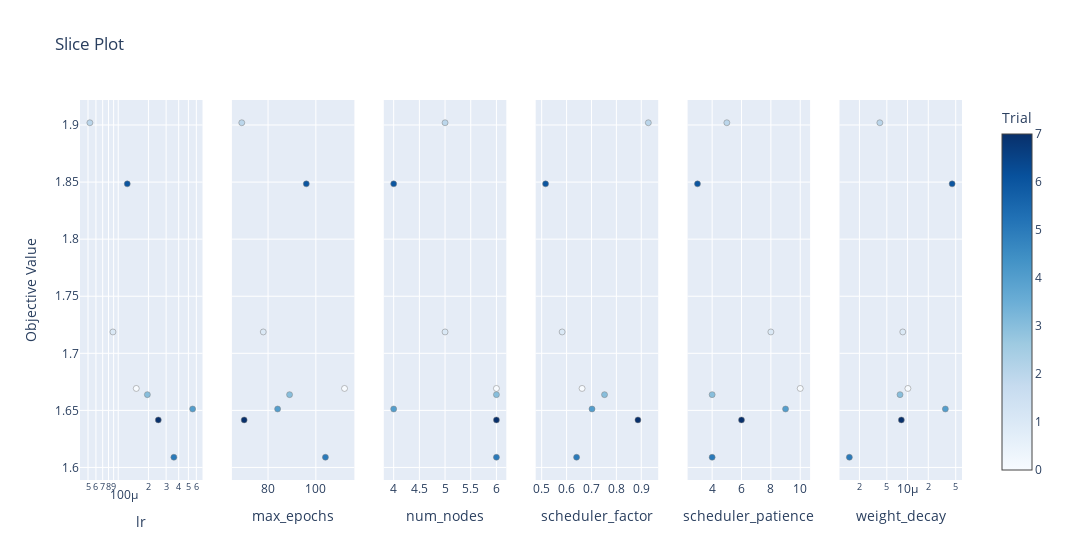

This figure's notebook cell:
### Code cell
optuna.visualization.plot_slice(study)

### Figure 1 — Plotly figure (JSON) as saved in the notebook; plotly's stock layout.template omitted (floating-point values rounded to 4 significant figures)
{"data": [{"marker": {"color": [0, 1, 2, 3, 4, 5, 6, 7], "colorbar": {"title": {"text": "Trial"}, "x": 1, "xpad": 40}, "colorscale": [[0, "rgb(247,251,255)"], [0.125, "rgb(222,235,247)"], [0.25, "rgb(198,219,239)"], [0.375, "rgb(158,202,225)"], [0.5, "rgb(107,174,214)"], [0.625, "rgb(66,146,198)"], [0.75, "rgb(33,113,181)"], [0.875, "rgb(8,81,156)"], [1, "rgb(8,48,107)"]], "line": {"color": "Grey", "width": 0.5}, "showscale": true}, "mode": "markers", "name": "Feasible Trial", "showlegend": false, "type": "scatter", "x": [0.0001513, 8.859e-05, 5.22e-05, 0.0001951, 0.0005508, 0.0003582, 0.000123, 0.0002506], "xaxis": "x", "y": [1.669, 1.719, 1.902, 1.664, 1.651, 1.609, 1.848, 1.642], "yaxis": "y"}, {"marker": {"color": [0, 1, 2, 3, 4, 5, 6, 7], "colorbar": {"title": {"text": "Trial"}, "x": 1, "xpad": 40}, "colorscale": [[0, "rgb(247,251,255)"], [0.125, "rgb(222,235,247)"], [0.25, "rgb(198,219,239)"], [0.375, "rgb(158,202,225)"], [0.5, "rgb(107,174,214)"], [0.625, "rgb(66,146,198)"], [0.75, "rgb(33,113,181)"], [0.875, "rgb(8,81,156)"], [1, "rgb(8,48,107)"]], "line": {"color": "Grey", "width": 0.5}, "showscale": false}, "mode": "markers", "name": "Feasible Trial", "showlegend": false, "type": "scatter", "x": [112, 78, 69, 89, 84, 104, 96, 70], "xaxis": "x2", "y": [1.669, 1.719, 1.902, 1.664, 1.651, 1.609, 1.848, 1.642], "yaxis": "y2"}, {"marker": {"color": [0, 1, 2, 3, 4, 5, 6, 7], "colorbar": {"title": {"text": "Trial"}, "x": 1, "xpad": 40}, "colorscale": [[0, "rgb(247,251,255)"], [0.125, "rgb(222,235,247)"], [0.25, "rgb(198,219,239)"], [0.375, "rgb(158,202,225)"], [0.5, "rgb(107,174,214)"], [0.625, "rgb(66,146,198)"], [0.75, "rgb(33,113,181)"], [0.875, "rgb(8,81,156)"], [1, "rgb(8,48,107)"]], "line": {"color": "Grey", "width": 0.5}, "showscale": false}, "mode": "markers", "name": "Feasible Trial", "showlegend": false, "type": "scatter", "x": [6, 5, 5, 6, 4, 6, 4, 6], "xaxis": "x3", "y": [1.669, 1.719, 1.902, 1.664, 1.651, 1.609, 1.848, 1.642], "yaxis": "y3"}, {"marker": {"color": [0, 1, 2, 3, 4, 5, 6, 7], "colorbar": {"title": {"text": "Trial"}, "x": 1, "xpad": 40}, "colorscale": [[0, "rgb(247,251,255)"], [0.125, "rgb(222,235,247)"], [0.25, "rgb(198,219,239)"], [0.375, "rgb(158,202,225)"], [0.5, "rgb(107,174,214)"], [0.625, "rgb(66,146,198)"], [0.75, "rgb(33,113,181)"], [0.875, "rgb(8,81,156)"], [1, "rgb(8,48,107)"]], "line": {"color": "Grey", "width": 0.5}, "showscale": false}, "mode": "markers", "name": "Feasible Trial", "showlegend": false, "type": "scatter", "x": [0.6622, 0.5822, 0.9283, 0.7524, 0.7021, 0.6402, 0.5156, 0.8865], "xaxis": "x4", "y": [1.669, 1.719, 1.902, 1.664, 1.651, 1.609, 1.848, 1.642], "yaxis": "y4"}, {"marker": {"color": [0, 1, 2, 3, 4, 5, 6, 7], "colorbar": {"title": {"text": "Trial"}, "x": 1, "xpad": 40}, "colorscale": [[0, "rgb(247,251,255)"], [0.125, "rgb(222,235,247)"], [0.25, "rgb(198,219,239)"], [0.375, "rgb(158,202,225)"], [0.5, "rgb(107,174,214)"], [0.625, "rgb(66,146,198)"], [0.75, "rgb(33,113,181)"], [0.875, "rgb(8,81,156)"], [1, "rgb(8,48,107)"]], "line": {"color": "Grey", "width": 0.5}, "showscale": false}, "mode": "markers", "name": "Feasible Trial", "showlegend": false, "type": "scatter", "x": [10, 8, 5, 4, 9, 4, 3, 6], "xaxis": "x5", "y": [1.669, 1.719, 1.902, 1.664, 1.651, 1.609, 1.848, 1.642], "yaxis": "y5"}, {"marker": {"color": [0, 1, 2, 3, 4, 5, 6, 7], "colorbar": {"title": {"text": "Trial"}, "x": 1, "xpad": 40}, "colorscale": [[0, "rgb(247,251,255)"], [0.125, "rgb(222,235,247)"], [0.25, "rgb(198,219,239)"], [0.375, "rgb(158,202,225)"], [0.5, "rgb(107,174,214)"], [0.625, "rgb(66,146,198)"], [0.75, "rgb(33,113,181)"], [0.875, "rgb(8,81,156)"], [1, "rgb(8,48,107)"]], "line": {"color": "Grey", "width": 0.5}, "showscale": false}, "mode": "markers", "name": "Feasible Trial", "showlegend": false, "type": "scatter", "x": [1.012e-05, 8.527e-06, 3.96e-06, 7.772e-06, 3.538e-05, 1.43e-06, 4.436e-05, 8.127e-06], "xaxis": "x6", "y": [1.669, 1.719, 1.902, 1.664, 1.651, 1.609, 1.848, 1.642], "yaxis": "y6"}], "layout": {"title": {"text": "Slice Plot"}, "width": 1800, "xaxis": {"anchor": "y", "domain": [0, 0.1389], "title": {"text": "lr"}, "type": "log"}, "xaxis2": {"anchor": "y2", "domain": [0.1722, 0.3111], "title": {"text": "max_epochs"}}, "xaxis3": {"anchor": "y3", "domain": [0.3444, 0.4833], "title": {"text": "num_nodes"}}, "xaxis4": {"anchor": "y4", "domain": [0.5167, 0.6556], "title": {"text": "scheduler_factor"}}, "xaxis5": {"anchor": "y5", "domain": [0.6889, 0.8278], "title": {"text": "scheduler_patience"}}, "xaxis6": {"anchor": "y6", "domain": [0.8611, 1], "title": {"text": "weight_decay"}, "type": "log"}, "yaxis": {"anchor": "x", "domain": [0, 1], "title": {"text": "Objective Value"}}, "yaxis2": {"anchor": "x2", "domain": [0, 1], "matches": "y", "showticklabels": false}, "yaxis3": {"anchor": "x3", "domain": [0, 1], "matches": "y", "showticklabels": false}, "yaxis4": {"anchor": "x4", "domain": [0, 1], "matches": "y", "showticklabels": false}, "yaxis5": {"anchor": "x5", "domain": [0, 1], "matches": "y", "showticklabels": false}, "yaxis6": {"anchor": "x6", "domain": [0, 1], "matches": "y", "showticklabels": false}}}
